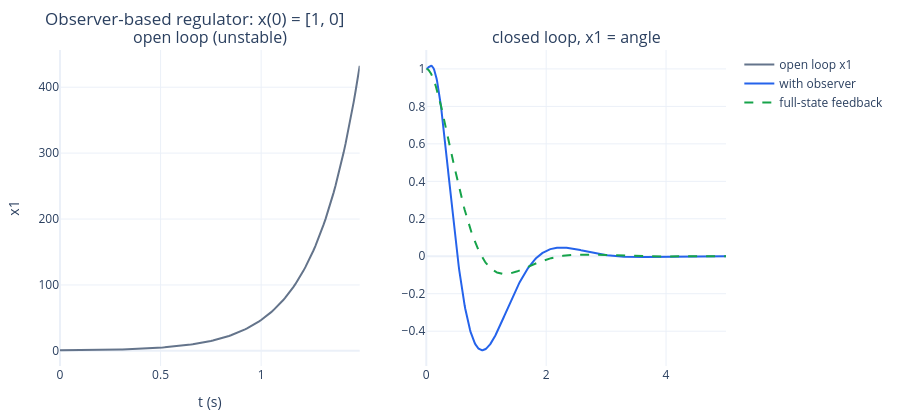

The code cell stored with this chart in its notebook:
### Markdown cell above
## 5. 觀測器＋狀態回授 `observerregulator.m`

```matlab
a=[0 1 ;20.6 0];  b=[0; 1];  c=[1 0 ];  d=0;
x0=[1 0];
t=0:0.01:5;
u=zeros(1,length(t));
sys=ss(a,b,c,d);
[y,t,x] = lsim(sys,u,t,x0);
figure(1); plot(t,x); grid
co=ctrb(a,b);  rco=rank(co)
n=length(a)
p=[-1.8+2.4*i -1.8-2.4*i];
k=place(a,b,p)
ob=obsv(a,c);  rob=rank(ob)
q=[-8.1 -7.9];
ke=(place(a',c',q))'
rsys=reg(sys,k,ke)
[y1,t,x1] = lsim(rsys,u,t,x0);
figure(2); plot(t,x1); grid
```

受控體是倒單擺的線性化模型（不穩定極點 $\pm\sqrt{20.6}$）。只量得到 $x_1$，用觀測器估出 $\tilde x$ 再回授 $u=-K\tilde x$。
觀測器極點取 $-8.1$、$-7.9$（`place` 不能配置重根，所以把 $-8$ 的重根拆開）。

手算驗證：$A-BK$ 特徵多項式 $s^2+k_2s+(k_1-20.6)$，期望 $(s+1.8)^2+2.4^2=s^2+3.6s+9$，得 $K=[29.6,\ 3.6]$；
$A-K_eC$ 特徵多項式 $s^2+k_{e1}s+(k_{e2}-20.6)$，期望 $(s+8.1)(s+7.9)=s^2+16s+63.99$，得 $K_e=[16,\ 84.59]^T$。

> **編註**：`reg(sys,k,ke)` 傳回的是**補償器本身**（輸入 $y$、輸出 $u$），原程式 `lsim(rsys,u,t,x0)` 模擬的是補償器的狀態，
> 不是閉迴路系統。閉迴路要把補償器接回受控體（MATLAB：`feedback(sys,rsys,+1)`）。這裡直接寫出閉迴路狀態方程式：
> 以 $[x;\ \varepsilon]$ 為狀態，$\dot x=(A-BK)x+BK\varepsilon$、$\dot\varepsilon=(A-K_eC)\varepsilon$，
> 閉迴路極點＝regulator poles ∪ observer poles（分離原理）。

### Code cell
a = np.array([[0, 1], [20.6, 0]])
b = np.array([[0.0], [1]])
c = np.array([[1.0, 0]])
x0 = np.array([1.0, 0])
print("open-loop eig(a) =", clean(sorted(np.linalg.eigvals(a).real)))
print("rank ctrb =", np.linalg.matrix_rank(ctrb(a, b)), " rank obsv =", np.linalg.matrix_rank(obsv(a, c)), " n =", 2)
k = place(a, b, [-1.8 + 2.4j, -1.8 - 2.4j])
ke = place(a.T, c.T, [-8.1, -7.9]).T
print("K =", clean(k.ravel(), 4))
print("Ke =", clean(ke.ravel(), 4))

# 補償器 rsys = reg(sys,k,ke)：x~' = (A - BK - KeC) x~ + Ke y,  u = -K x~
Ar, Br, Cr = a - b @ k - ke @ c, ke, -k
print("compensator rsys: A =", clean(Ar), " B =", clean(Br.ravel()), " C =", clean(Cr.ravel()))
num_r, den_r = signal.ss2tf(Ar, Br, Cr, np.zeros((1, 1)))
print("compensator transfer function u/y =", clean(num_r.ravel(), 3), "/", clean(den_r, 3))

# 閉迴路：狀態 [x; e]，e = x - x~
Acl = np.block([[a - b @ k, b @ k], [np.zeros((2, 2)), a - ke @ c]])
print("closed-loop poles =", clean(sorted(np.linalg.eigvals(Acl), key=lambda z: (z.real, z.imag))))

t = np.arange(0, 5.001, 0.01)
x_open = initial(a, x0, t)
x_obs = initial(Acl, np.concatenate([x0, x0]), t)           # 觀測器從 x~(0) = 0 出發 → e(0) = x(0)
x_full = initial(a - b @ k, x0, t)                           # 對照：直接量到全部狀態
fig = make_subplots(rows=1, cols=2, subplot_titles=("open loop (unstable)", "closed loop, x1 = angle"))
fig.add_trace(go.Scatter(x=t[:150], y=x_open[:150, 0], name="open loop x1", line=dict(color="#64748b")), 1, 1)
fig.add_trace(go.Scatter(x=t, y=x_obs[:, 0], name="with observer", line=dict(color="#2563eb")), 1, 2)
fig.add_trace(go.Scatter(x=t, y=x_full[:, 0], name="full-state feedback", line=dict(color="#16a34a", dash="dash")), 1, 2)
show(fig, "Observer-based regulator: x(0) = [1, 0]", "t (s)", "x1")
print(f"x1(1.5): open loop = {x_open[150, 0]:.1f}; closed loop with observer = {x_obs[150, 0]:.4f}, full-state = {x_full[150, 0]:.4f}")
print(f"x1(5): with observer = {x_obs[-1, 0]:.2e}")

### Figure 1 — Plotly figure (JSON) as saved in the notebook; plotly's stock layout.template omitted (floating-point values rounded to 4 significant figures; data arrays with more than 128 entries replaced by an {"elided": "..."} marker saying what was removed)
{"data": [{"line": {"color": "#64748b"}, "name": "open loop x1", "type": "scatter", "x": {"elided": "150 float values"}, "xaxis": "x", "y": {"elided": "150 float values"}, "yaxis": "y"}, {"line": {"color": "#2563eb"}, "name": "with observer", "type": "scatter", "x": {"elided": "501 float values"}, "xaxis": "x2", "y": {"elided": "501 float values"}, "yaxis": "y2"}, {"line": {"color": "#16a34a", "dash": "dash"}, "name": "full-state feedback", "type": "scatter", "x": {"elided": "501 float values"}, "xaxis": "x2", "y": {"elided": "501 float values"}, "yaxis": "y2"}], "layout": {"annotations": [{"font": {"size": 16}, "showarrow": false, "text": "open loop (unstable)", "x": 0.225, "xanchor": "center", "xref": "paper", "y": 1.0, "yanchor": "bottom", "yref": "paper"}, {"font": {"size": 16}, "showarrow": false, "text": "closed loop, x1 = angle", "x": 0.775, "xanchor": "center", "xref": "paper", "y": 1.0, "yanchor": "bottom", "yref": "paper"}], "height": 420, "margin": {"b": 50, "l": 60, "r": 20, "t": 50}, "title": {"text": "Observer-based regulator: x(0) = [1, 0]"}, "xaxis": {"anchor": "y", "domain": [0.0, 0.45], "title": {"text": "t (s)"}}, "xaxis2": {"anchor": "y2", "domain": [0.55, 1.0]}, "yaxis": {"anchor": "x", "domain": [0.0, 1.0], "title": {"text": "x1"}}, "yaxis2": {"anchor": "x2", "domain": [0.0, 1.0]}}}
